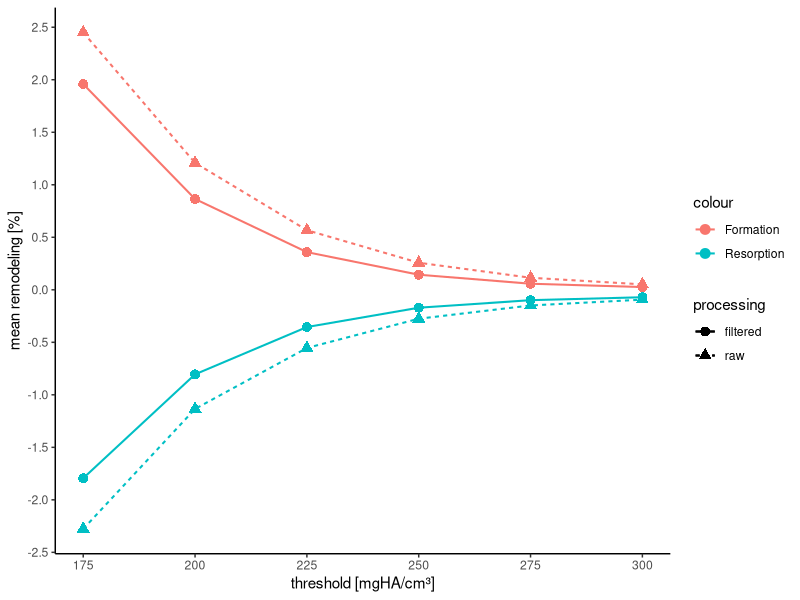

Generate this figure with R:
library(dplyr)
library(tidyr)
library(ggplot2)

data <- read.table('in_situ.txt', sep=',', 
                     col.names = c('threshold','formation_raw', 'resorption_raw','formation_filtered','resorption_filtered','identifier'))

data_tidy <- data %>% pivot_longer(cols=c('formation_raw','formation_filtered','resorption_raw','resorption_filtered'), names_to='remodeling_processing', values_to='values') %>%
                      separate(col='remodeling_processing', into=c('remodeling','processing')) %>%
                      pivot_wider(names_from='remodeling', values_from = 'values') %>%
                      separate(col='identifier', into=c('schijf','info'), sep=':spec') %>%
                      separate(col='info', into=c('specimen','label','bone'), sep='_') %>%
                      select(threshold, formation, resorption, processing, specimen, bone) %>%
                      mutate(resorption = -resorption)


data_sum <- data_tidy %>% group_by(threshold, processing) %>% summarize(mean_formation = mean(formation), 
                                                                        mean_resorption=mean(resorption),
                                                                        sd_formation = sd(formation),
                                                                        sd_resorption = sd(resorption)) %>%
                                                              mutate(total = mean_formation - mean_resorption)

g2 <- ggplot(data_sum) +geom_point(aes(x=threshold, y=mean_formation, shape=processing, color='Formation'), size=3) +
                        geom_point(aes(x=threshold, y=mean_resorption, shape=processing, color='Resorption'),size=3) +
                        geom_line(aes(x=threshold, y=mean_formation, linetype=processing, color = 'Formation'),size=0.7) +
                        geom_line(aes(x=threshold, y=mean_resorption, linetype=processing, color='Resorption'),size=0.7) +
                        scale_x_continuous(n.breaks = 6)+
                        scale_y_continuous(n.breaks=12)+
                        labs(x='threshold [mgHA/cm³]',y='mean remodeling [%]', size=40) + theme_classic()
